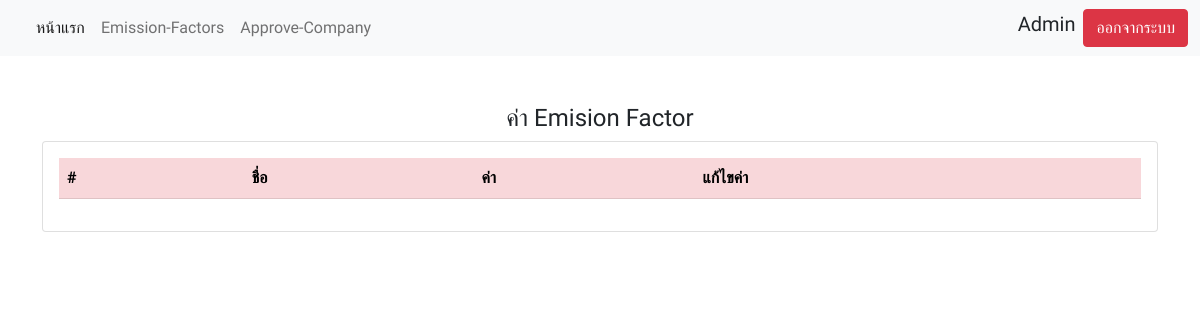
Page /Admin/emision.php (signed in) on the earlier database version.
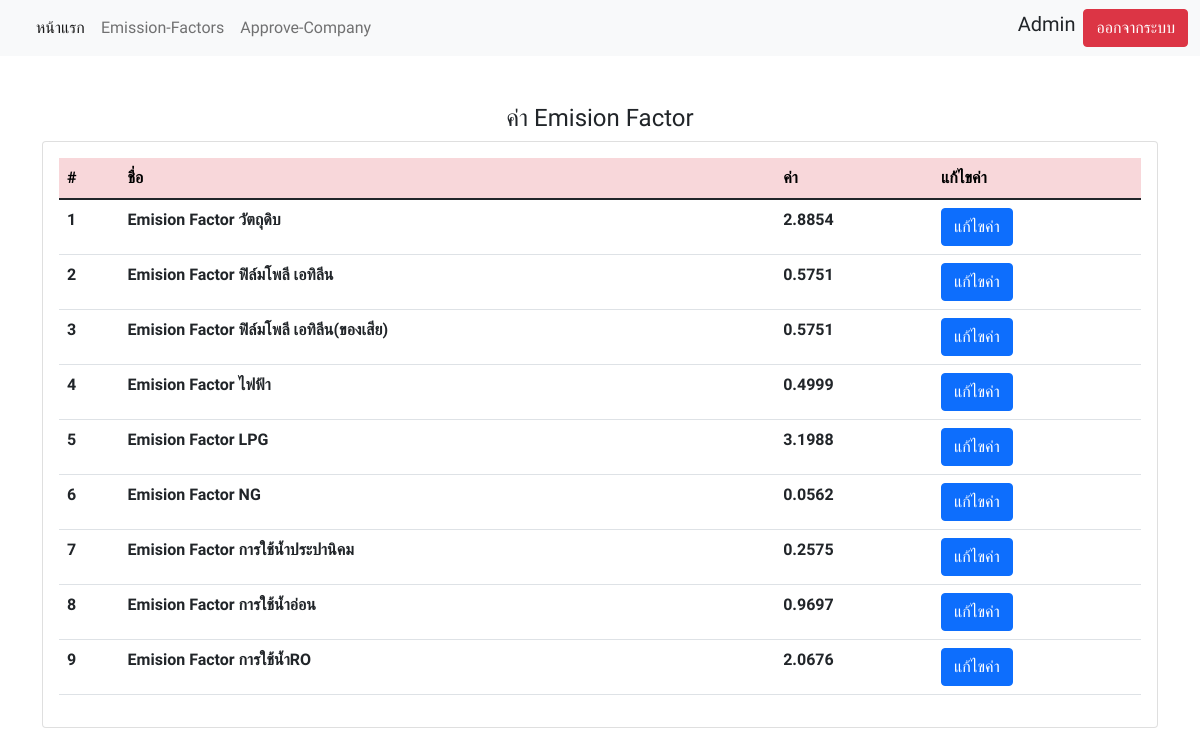
Same page on the later database version.
### tables this page shows
CREATE TABLE `tb_factors` (
  `factor_id` int(11) NOT NULL,
  `factor_name` varchar(45) NOT NULL,
  `factor_value` float NOT NULL,
  `factor_fullname` varchar(99) NOT NULL
);

### Admin/emision.php (the view, shortened to what this page needs)
<!DOCTYPE html>
<html lang="en">
<head>
    <link href="https://cdnjs.cloudflare.com/ajax/libs/font-awesome/5.15.1/css/all.min.css" rel="stylesheet" />
    <link href="https://cdn.jsdelivr.net/npm/bootstrap@5.1.3/dist/css/bootstrap.min.css" rel="stylesheet">
</head>
<body>
    <?php include "navbar.php" ?>
    <br><br>
    <center>
        <h4>ค่า Emision Factor</h4>
    </center>
    <?php if (isset($_SESSION['admin_user'])) { ?>
        <?php
        include('conn.php');
        $sql = "SELECT * FROM `tb_factors`";
        $stmt = $conn->query($sql); ?>
        <div class="container">
            <div class="card">
                <div class="card-body">
                    <table class="table">
                        <thead>
                            <tr class="table-danger">
                                <th scope="col">#</th>
                                <th scope="col">ชื่อ</th>
                                <th scope="col">ค่า</th>
                                <th scope="col">แก้ไขค่า</th>
                            </tr>
                        </thead>
                        <tbody>
                            <?php while ($result = $stmt->fetch(PDO::FETCH_ASSOC)) { ?>
                                <tr>
                                    <th scope="row"><?php echo $result['factor_id']; ?></th>
                                    <th scope="row"><?php echo $result['factor_fullname']; ?></th>
                                    <th scope="row"><?php echo $result['factor_value']; ?></th>
                                    <th scope="row"><a type="button" class="btn btn-primary" data-bs-toggle="modal" data-bs-target="#id_id<?php echo $result['factor_id']; ?>">
                                            แก้ไขค่า
                                        </a></th>
                                </tr>
                            <?php } ?>
                        </tbody>
                    </table>
                </div>
            </div>
        </div>
    <?php } else {
        header('Location: login.php ');
    }
    ?>
</body>
</html>

### Admin/navbar.php (shortened to what this page needs)
<nav class="navbar navbar-expand-lg navbar-light bg-light">
    <div class="container-fluid">
        <div class="collapse navbar-collapse" id="navbarSupportedContent">
            <ul class="navbar-nav me-auto mb-2 mb-lg-0">
                <li class="nav-item">
                    <a class="nav-link active" aria-current="page" href="./index.php">หน้าแรก</a>
                </li>
                <li class="nav-item">
                    <a class="nav-link" href="./emision.php">Emission-Factors</a>
                </li>
                <li class="nav-item">
                    <a class="nav-link" href="./approve.php">Approve-Company</a>
                </li>
            </ul>
            <?php if (isset($_SESSION['admin_user'])) { ?><h5 class="me-2"><?php echo  $_SESSION['admin_user']; ?></h5>
            <?php } ?>
            <?php if (isset($_SESSION['admin_user']) != null) {  ?><a class="btn btn-danger" href="logout.php">ออกจากระบบ</a> <?php } else { ?> <a class="btn btn-success" href="login.php" role="button">เข้าสู่ระบบ</a> <?php } ?>
        </div>
    </div>
</nav>

### Admin/emision.php (style rules this page uses)
body { font-family: 'Prompt', sans-serif; }

Differences in the rows shown:
added tb_factors: factor_id "1", factor_fullname "Emision Factor วัตถุดิบ", factor_value "2.8854"
added tb_factors: factor_id "2", factor_fullname "Emision Factor ฟิล์มโพลี เอทิลีน", factor_value "0.5751"
added tb_factors: factor_id "3", factor_fullname "Emision Factor ฟิล์มโพลี เอทิลีน(ของเสีย)", factor_value "0.5751"
added tb_factors: factor_id "4", factor_fullname "Emision Factor ไฟฟ้า", factor_value "0.4999"
added tb_factors: factor_id "5", factor_fullname "Emision Factor LPG", factor_value "3.1988"
added tb_factors: factor_id "6", factor_fullname "Emision Factor NG", factor_value "0.0562"
added tb_factors: factor_id "7", factor_fullname "Emision Factor การใช้น้ำประปานิคม", factor_value "0.2575"
added tb_factors: factor_id "8", factor_fullname "Emision Factor การใช้น้ำอ่อน", factor_value "0.9697"
added tb_factors: factor_id "9", factor_fullname "Emision Factor การใช้น้ำRO", factor_value "2.0676"
